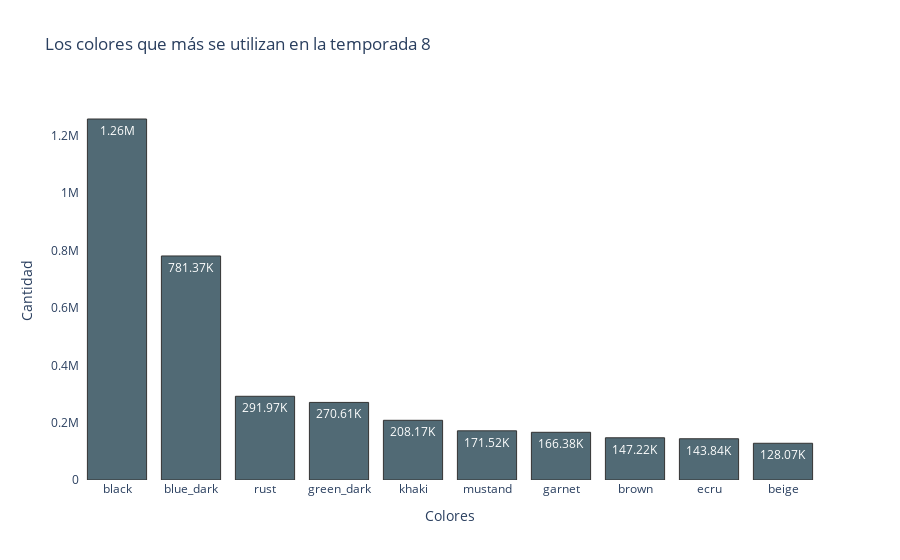

The code cell stored with this chart in its notebook:
### Markdown cell above
##### Season 8

### Code cell
Season_8, orden, orden1 = season(8)
graficos_barras(paleta[0], orden, orden1,'Los colores que más se utilizan en la temporada 8')

### Figure 1 — Plotly figure (JSON) as saved in the notebook; plotly's stock layout.template omitted (floating-point values rounded to 4 significant figures)
{"data": [{"marker": {"color": "#264653", "line": {"color": "black", "width": 1}}, "opacity": 0.8, "orientation": "v", "text": ["black", "blue_dark", "rust", "green_dark", "khaki", "mustand", "garnet", "brown", "ecru", "beige"], "textposition": "auto", "texttemplate": ["1.26M", "781.37K", "291.97K", "270.61K", "208.17K", "171.52K", "166.38K", "147.22K", "143.84K", "128.07K", "126.74K", "124.03K", "116.54K", "115.42K", "107.87K", "106.24K", "100.72K", "86.74K", "83.24K", "67.72K", "48.39K", "43.94K", "41.73K", "36.07K", "34.35K", "29.08K", "28.03K", "23.62K", "21.86K", "20.63K", "18.27K", "17.99K", "17.89K", "11.71K", "9.76K", "7.38K", "6.51K", "3.16K", "1.07K"], "type": "bar", "x": ["black", "blue_dark", "rust", "green_dark", "khaki", "mustand", "garnet", "brown", "ecru", "beige"], "y": [1259041, 781371, 291966, 270609, 208167, 171524, 166378, 147223, 143840, 128071, 126741, 124029, 116544, 115417, 107868, 106236, 100715, 86737, 83243, 67722, 48387, 43936, 41729, 36069, 34350, 29084, 28031, 23616, 21862, 20634, 18268, 17991, 17891, 11707, 9759, 7378, 6510, 3160, 1070]}], "layout": {"paper_bgcolor": "white", "plot_bgcolor": "white", "title": {"text": "Los colores que más se utilizan en la temporada 8"}, "xaxis": {"title": {"text": "Colores"}}, "yaxis": {"title": {"text": "Cantidad"}}}}
